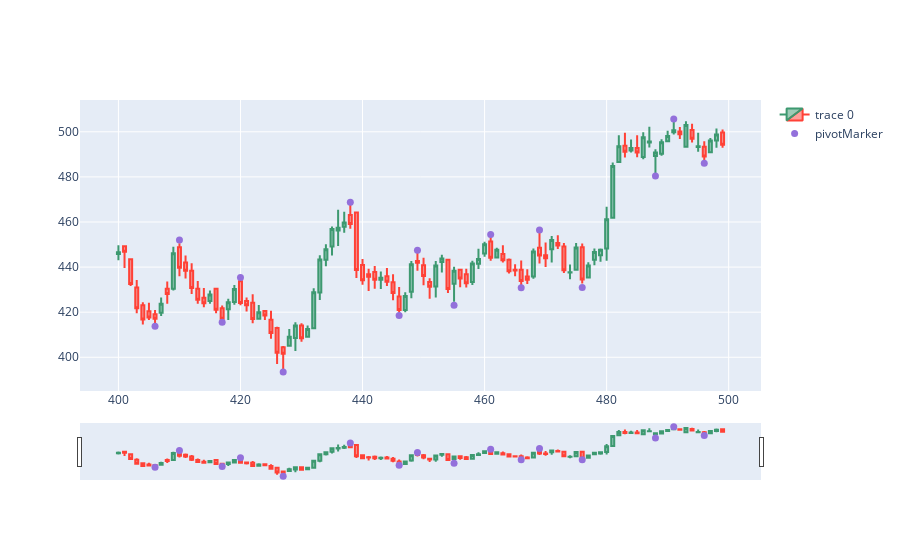

Notebook code for this chart:
### Code cell
indObj.showPivotMarkers(400,500)
# indObj.showChannel(500, 40)
# indObj.showIndicator(1000, 40)
